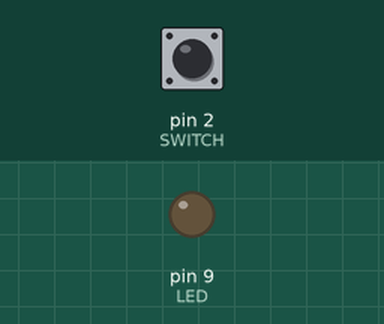
The sketch below on a simulated Arduino Uno, built with avr-gcc and run on an emulated ATmega328P. Parts: output pins drawn as LEDs (lit = HIGH). The inputs (shaded band) are chosen by the test bench; at power-on: pin 2 (SWITCH) LOW.

Above: at 1.2 s.
1.3 s: pin 2 (SWITCH) pulled HIGH for 0.15 s
At 2.0 s:
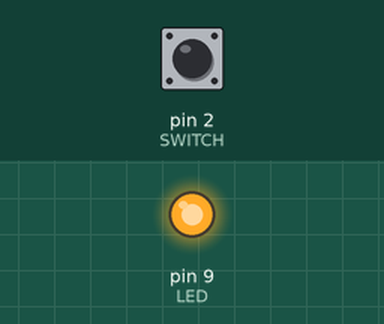
2.9 s: pin 2 (SWITCH) pulled HIGH for 1 s
At 3.3 s:
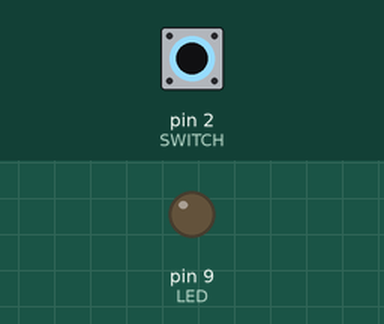
5.4 s: pin 2 (SWITCH) pulled HIGH for 3.2 s
At 6.6 s:
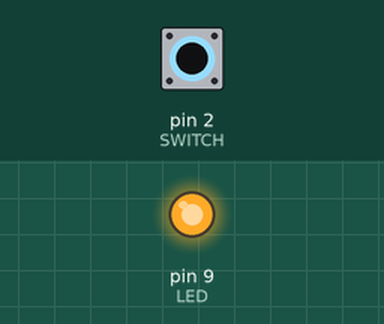
Timing chart, 0 to 8.4 s (numbered marks = the images above; inputs shaded):
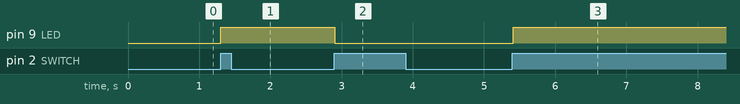

Measured:
- after the input at 1.3 s, pin 9 (LED): LOW → HIGH at once
- after the input at 2.9 s, pin 9 (LED): HIGH → LOW at once
- after the input at 5.4 s, pin 9 (LED): LOW → HIGH at once

The sketch:

Exercise1-2.ino
```cpp
const int SWITCH = 2;
const int LED = 9;
int state = 0;
int level, old_level;

void setup() {
  pinMode(SWITCH, INPUT);
  pinMode(LED, OUTPUT);
}

void loop() {
  level = digitalRead(SWITCH);

  if(level == HIGH && old_level == LOW){
    state = 1 - state;
   }
   old_level = level;

    if(state == 1){
      digitalWrite(LED, HIGH);
    }else{
      digitalWrite(LED, LOW);
   }
   delay(10);
}
```
